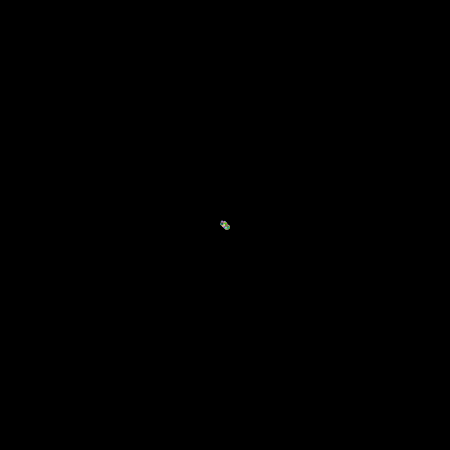
Frame 1 (no input)
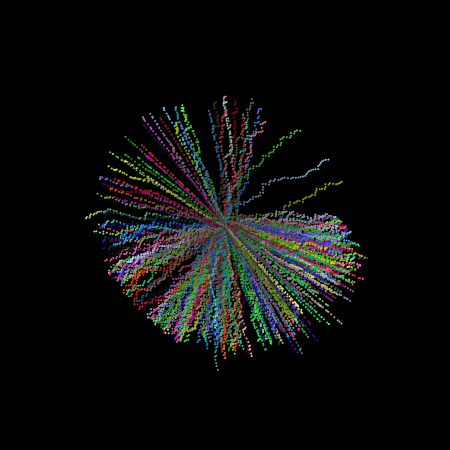
Frame 60 (the mouse pressed at the canvas centre just before this capture)
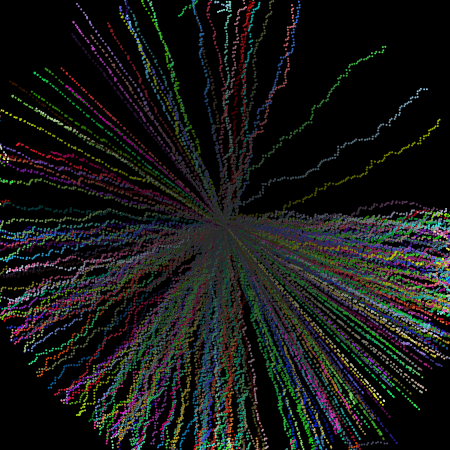
Frame 120 (the mouse held since frame 60 and released just before this capture)

The Processing sketch that drew these frames (run headless with seeded random() and noise(); from frame 60 on, the mouse is pressed at the canvas centre):

// Processing sketch: processing_28776
// ── processing_28776.pde

CrazyBall[] balls;

//variables to mess with
float cbDirection = 360;
float cbSpeed = 2;
float fadeTime = 3;

void setup() {
  //setup bacis stuff
  size(450, 450);
  background(0);
  noStroke();
  smooth(); 
  frameRate(35);

  // create alot of CrazyBalls
  balls = new CrazyBall[300];
  for (int i=0;i<balls.length;i++) {
    balls[i]= new CrazyBall(width/2, height/2, random(cbDirection), cbSpeed);
  }
}
void draw() {
  fill(0, 0, 0, fadeTime);//fill for the rect that fades stuff away
  rect(0, 0, width, height); // the rect that fades stuff away

  //updating all the CrazyBalls
  for (int i=0;i<balls.length;i++) {
    balls[i].update();
    balls[i].display();
  }
}

void rePositionAll(){
  //reposition all the CrazyBalls
  for (int i=0;i<balls.length;i++) {
    balls[i].setPos(mouseX,mouseY);
  }
}

void mouseClicked(){
  rePositionAll();
}

class CrazyBall {
  float xpos, ypos;
  color farve;
  float direction;
  float flux;
  float speed;

  CrazyBall(float myX, float myY, float myDirection, float mySpeed) {
    xpos = myX;
    ypos = myY;
    speed = mySpeed;
    direction = random(myDirection);
    farve =  color(random(255), random(255), random(255));
  }
  void update() {

    flux = random(-2, 2);
    xpos += (cos( radians( direction ) ) * speed)+flux;
    ypos += (sin( radians( direction ) ) * speed)+flux;

    if (xpos>width || xpos < 0 || ypos > height || ypos < 0) {
      speed = speed*-1;
      direction = random(360);
      farve =  color(random(255), random(255), random(255));
    }
  }
  void display() {
    fill(farve);
    ellipse(xpos, ypos, 2, 2);
  }
  void setPos(float xp, float yp) {
    xpos = xp;
    ypos = yp;
  }
}
   
